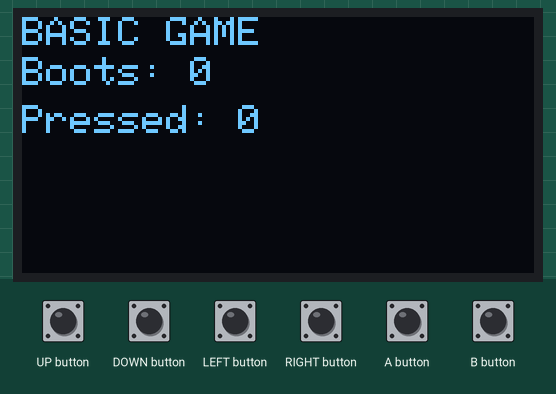
Simulated run of this sketch. Board: Arduboy, built with avr-gcc and run on an emulated ATmega32U4. Shown: 128×64 one-colour display. The test bench sets the inputs (shaded band). EEPROM starts erased.

Above: at 1.2 s.
1.3 s: UP button pressed for 0.15 s
At 1.39 s:
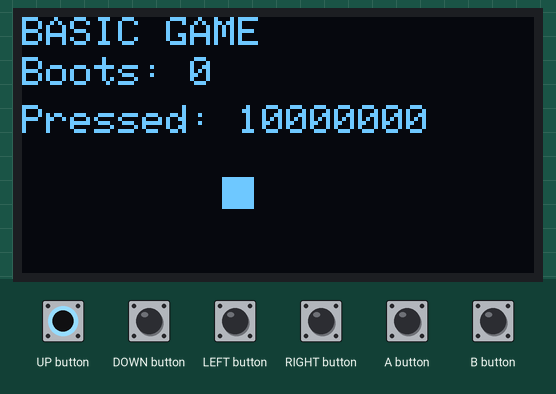
2.9 s: LEFT button pressed for 1 s
At 3.7 s:
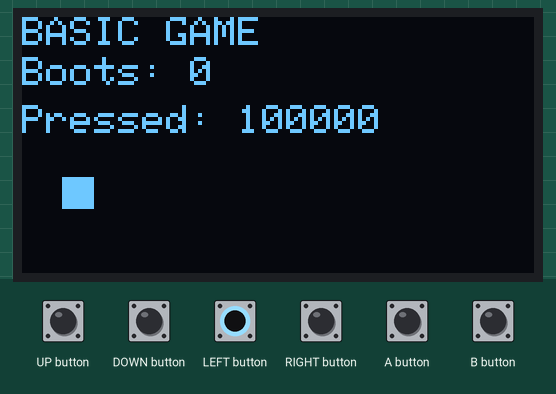
5.4 s: RIGHT button pressed for 1 s
At 5.8 s:
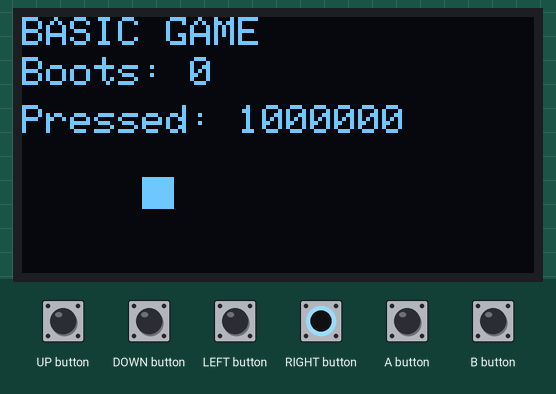
7.9 s: DOWN button pressed for 0.15 s
At 7.98 s:
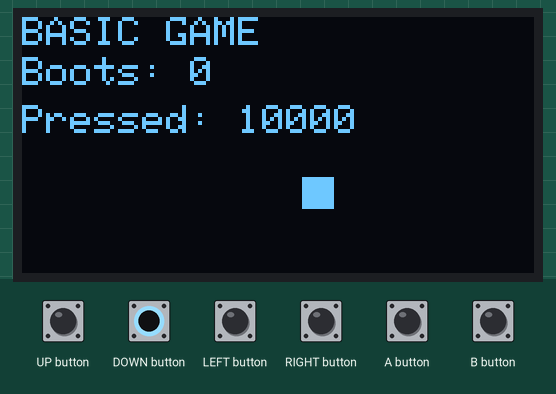
9.5 s: A button pressed for 0.15 s
At 9.59 s:
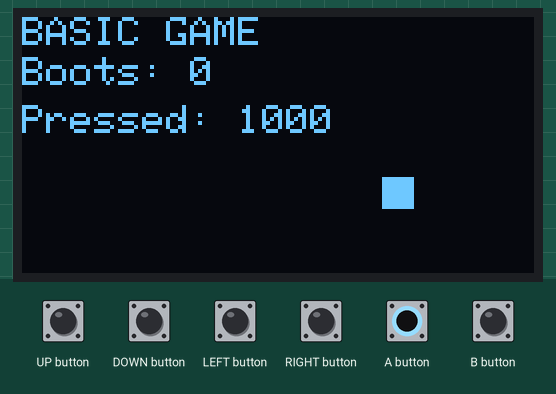
11.1 s: B button pressed for 0.15 s
At 11.19 s:
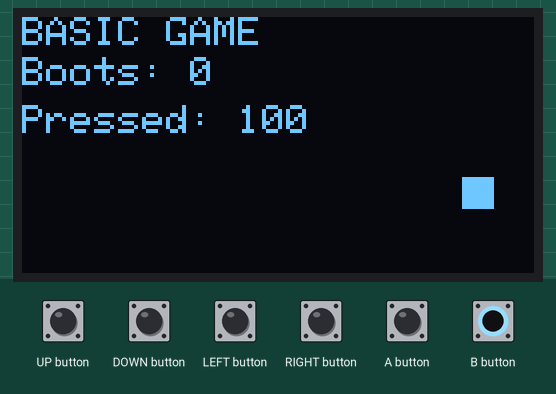
Timing chart, 0 to 13.7 s (numbered marks = the images above; inputs shaded):
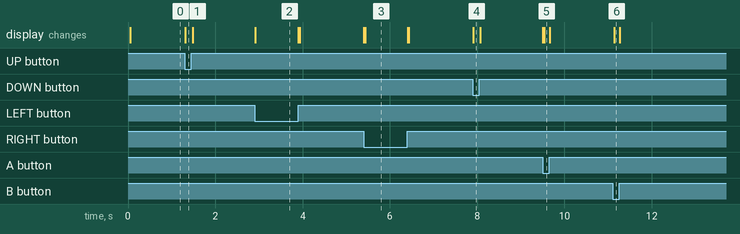

Measured:
- after the input at 1.3 s, the display: changes at once (image 1)
- after the input at 2.9 s, the display: changes at once (image 2)
- after the input at 5.4 s, the display: first changes at once (image 3 shows a later state)
- after the input at 7.9 s, the display: changes at once (image 4)
- after the input at 9.5 s, the display: first changes at once (image 5 shows a later state)
- after the input at 11.1 s, the display: changes at once (image 6)

The sketch:

basic_game.ino
```cpp
#include <Arduboy2.h>
#include <EEPROM.h>

Arduboy2 arduboy;

static uint32_t bootCount = 0;

void setup() {
  arduboy.begin();
  arduboy.setFrameRate(30);

#ifdef ESP8266
  EEPROM.begin(1024);
#endif

  bootCount = EEPROM.read(0) |
              (EEPROM.read(1) << 8) |
              (EEPROM.read(2) << 16) |
              (EEPROM.read(3) << 24);

  bootCount++;

  EEPROM.write(0, bootCount & 0xFF);
  EEPROM.write(1, (bootCount >> 8) & 0xFF);
  EEPROM.write(2, (bootCount >> 16) & 0xFF);
  EEPROM.write(3, (bootCount >> 24) & 0xFF);

#ifdef ESP8266
  EEPROM.commit();
#endif
}

void loop() {
  if (!arduboy.nextFrame()) return;

  arduboy.pollButtons();
  arduboy.clear();

  arduboy.setCursor(0, 0);
  arduboy.print(F("BASIC GAME"));

  arduboy.setCursor(0, 10);
  arduboy.print(F("Boots: "));
  arduboy.print(bootCount);

  arduboy.setCursor(0, 22);
  arduboy.print(F("Pressed: "));
  arduboy.print(arduboy.buttonsState(), BIN);

  if (arduboy.pressed(LEFT_BUTTON)) {
    arduboy.fillRect(10, 40, 8, 8, WHITE);
  }
  if (arduboy.pressed(RIGHT_BUTTON)) {
    arduboy.fillRect(30, 40, 8, 8, WHITE);
  }
  if (arduboy.pressed(UP_BUTTON)) {
    arduboy.fillRect(50, 40, 8, 8, WHITE);
  }
  if (arduboy.pressed(DOWN_BUTTON)) {
    arduboy.fillRect(70, 40, 8, 8, WHITE);
  }
  if (arduboy.pressed(A_BUTTON)) {
    arduboy.fillRect(90, 40, 8, 8, WHITE);
  }
  if (arduboy.pressed(B_BUTTON)) {
    arduboy.fillRect(110, 40, 8, 8, WHITE);
  }

  arduboy.display();
}
```
